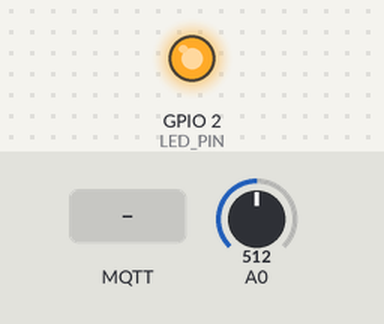
Recording of a sketch running on a simulated ESP8266 (NodeMCU). Parts: output pins drawn as LEDs (lit = HIGH). The inputs (shaded band) are chosen by the test bench; at power-on: A0 = 512. WiFi joins after 1.5 s; servers stay silent unless stated; uploads are accepted with an empty reply; no MQTT or app messages arrive unless stated; what the sketch prints to the serial monitor is not drawn.

Above: at 2.7 s.
2.8 s: MQTT message "LED_ON" arrives on the first subscribed topic
At 7.4 s:
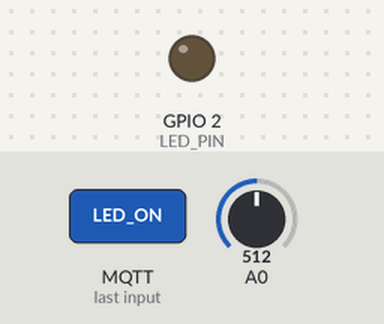
8.2 s: MQTT message "LED_OFF" arrives on the first subscribed topic
At 12.6 s:
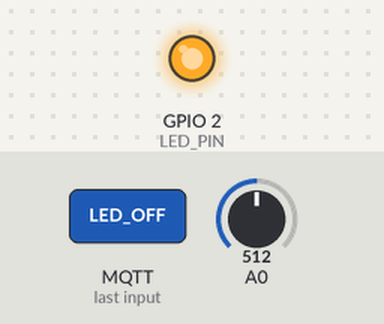
Timing chart, 0 to 14.1 s (numbered marks = the images above; inputs shaded):
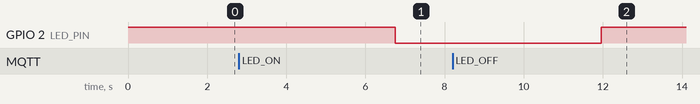

Measured:
- after the input at 2.8 s, GPIO 2 (LED_PIN): HIGH → LOW after 4.0 s
- after the input at 8.2 s, GPIO 2 (LED_PIN): LOW → HIGH after 3.8 s

The sketch:

insecure_esp8266.ino
```cpp
/*
 * Project      : Security Vulnerability Analysis (Educational Example)
 * Question     : Q49
 * Author       : P Meet Kumar
 * Roll No.     : IoT 009
 * Board        : ESP8266 NodeMCU
 * Programming  : Arduino C/C++
 *
 * Description:
 * This program intentionally demonstrates common IoT security
 * vulnerabilities for educational purposes only. It should never
 * be used in a production environment.
 */

#include <ESP8266WiFi.h>
#include <ESP8266HTTPClient.h>
#include <PubSubClient.h>

#define LED_PIN LED_BUILTIN

// Hardcoded Wi-Fi credentials (Vulnerability)
const char* WIFI_SSID = "PublicWiFi";
const char* WIFI_PASSWORD = "password123";

// Public MQTT broker without authentication (Vulnerability)
const char* MQTT_SERVER = "broker.hivemq.com";
const int MQTT_PORT = 1883;

WiFiClient wifiClient;
PubSubClient mqttClient(wifiClient);

// Connect to Wi-Fi network
void connectWiFi()
{
  Serial.print("Connecting to Wi-Fi");

  WiFi.begin(WIFI_SSID, WIFI_PASSWORD);

  // Infinite retry without timeout (Vulnerability)
  while (WiFi.status() != WL_CONNECTED)
  {
    delay(500);
    Serial.print(".");
  }

  Serial.println();
  Serial.println("Wi-Fi Connected");
  Serial.print("IP Address : ");
  Serial.println(WiFi.localIP());
}

// Process incoming MQTT commands
void mqttCallback(char* topic, byte* payload, unsigned int length)
{
  String command = "";

  for (unsigned int i = 0; i < length; i++)
  {
    command += (char)payload[i];
  }

  Serial.print("Received Command : ");
  Serial.println(command);

  // Commands are executed without validation (Vulnerability)

  if (command == "LED_ON")
  {
    digitalWrite(LED_PIN, LOW);
  }
  else if (command == "LED_OFF")
  {
    digitalWrite(LED_PIN, HIGH);
  }
  else if (command == "FORMAT")
  {
    Serial.println("Formatting Memory...");
  }
  else
  {
    Serial.println("Executing Unknown Command...");
  }
}

// Connect to MQTT broker
void connectMQTT()
{
  mqttClient.setServer(MQTT_SERVER, MQTT_PORT);

  mqttClient.setCallback(mqttCallback);

  while (!mqttClient.connected())
  {
    Serial.print("Connecting to MQTT...");

    // MQTT connection without authentication (Vulnerability)
    if (mqttClient.connect("ESP8266_Client"))
    {
      Serial.println("Connected");
    }
    else
    {
      Serial.print("Failed. State = ");
      Serial.println(mqttClient.state());

      delay(2000);
    }
  }

  mqttClient.subscribe("iot/device/control");
}

// Send sensor data to server
void sendSensorData()
{
  int sensorValue = analogRead(A0);

  String payload =
      "{\"sensor\":" +
      String(sensorValue) +
      "}";

  // Plain MQTT communication (Vulnerability)
  mqttClient.publish(
      "iot/device/data",
      payload.c_str());

  // HTTP used instead of HTTPS (Vulnerability)
  HTTPClient http;

  String url =
      "http://example.com/upload?sensor=" +
      String(sensorValue);

  http.begin(wifiClient, url);

  int responseCode = http.GET();

  Serial.print("HTTP Response Code : ");
  Serial.println(responseCode);

  http.end();
}

// Initialize hardware and network
void setup()
{
  Serial.begin(115200);

  pinMode(LED_PIN, OUTPUT);

  digitalWrite(LED_PIN, HIGH);

  connectWiFi();

  connectMQTT();
}

// Continuously publish sensor data
void loop()
{
  mqttClient.loop();

  sendSensorData();

  delay(5000);
}
```
